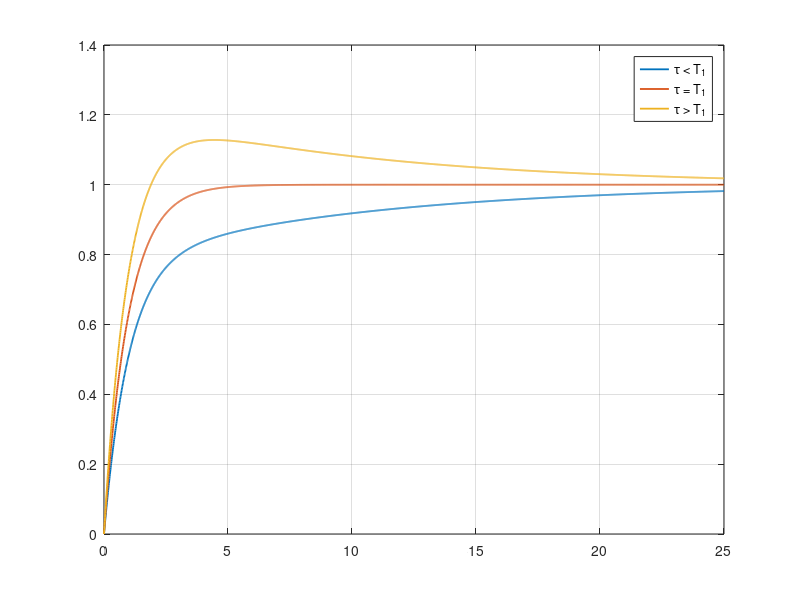

The MATLAB source for this figure:
clear all; close all; clc;

mu = 1;
T1 = 10;
T2 = 1;
s = tf('s');


TT = 0:0.01:25; % intervallo temporale

figure;
hold on; box on; zoom on; grid on;

% ciclo su valori di tau
for tau=[T1-2, T1, T1+2]
    
    % definizione del sistema
    G = mu*(1+tau*s)/((1+T1*s)*(1+T2*s));
    % risposta al gradino
    YY = step(G, TT);

    % plot
    plot(TT, YY, 'LineWidth', 1.3);
end
legend('\tau < T_1','\tau = T_1','\tau > T_1');